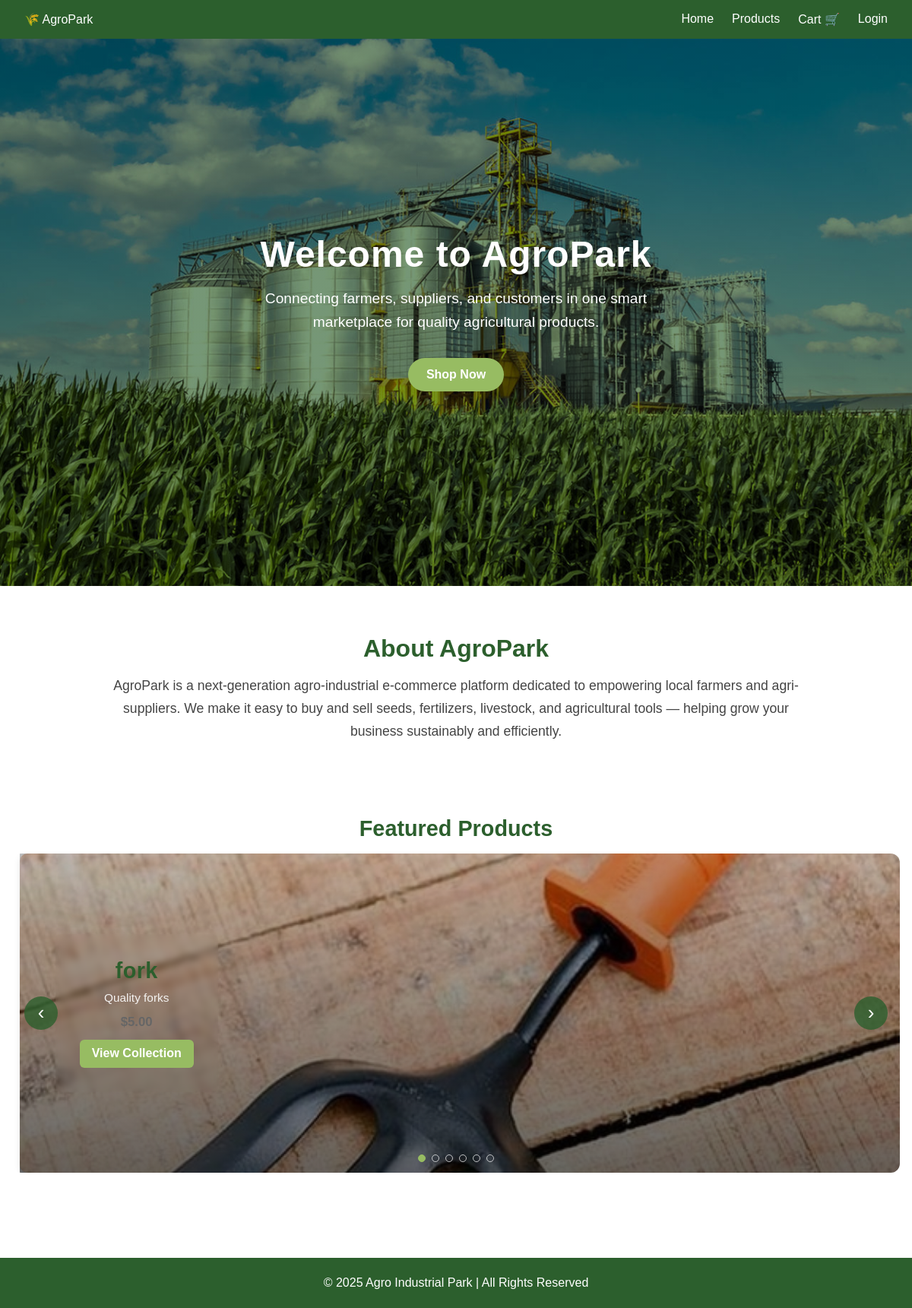
The page / on the database its author committed.
### tables this page shows
CREATE TABLE `products` (
  `id` int(11) NOT NULL,
  `name` varchar(100) DEFAULT NULL,
  `category` varchar(50) DEFAULT NULL,
  `price` decimal(10,2) DEFAULT NULL,
  `image` varchar(255) DEFAULT NULL,
  `description` text DEFAULT NULL
);

### index.php (the view, shortened to what this page needs)
<!DOCTYPE html>
<html lang="en">
<head>
  <link rel="stylesheet" href="assets/css/style.css" />
</head>
<body>
  <header>
    <nav class="navbar">
      <div class="logo">🌾 AgroPark</div>
      <ul class="nav-links">
        <li><a href="index.php" class="active">Home</a></li>
        <li><a href="products.php">Products</a></li>
        <li><a href="cart.php">Cart 🛒</a></li>
        <li><a href="login.php">Login</a></li>
      </ul>
    </nav>
  </header>
  <section class="hero">
    <h1>Welcome to AgroPark</h1>
    <p>Connecting farmers, suppliers, and customers in one smart marketplace for quality agricultural products.</p>
    <a href="products.php" class="btn">Shop Now</a>
  </section>
  <section class="about">
    <h2>About AgroPark</h2>
    <p>
      AgroPark is a next-generation agro-industrial e-commerce platform dedicated to empowering local farmers and agri-suppliers. We make it easy to buy and sell seeds, fertilizers, livestock, and agricultural tools — helping grow your business sustainably and efficiently.
    </p>
  </section>
<section class="featured-carousel">
  <h2>Featured Products</h2>
  <?php
  include 'db_connect.php';
  $res = $conn->query("SELECT id,name,price,image,description FROM products ORDER BY id DESC LIMIT 6");
  $slides = $res ? $res->fetch_all(MYSQLI_ASSOC) : [];
  $defaults = [
    'assets/SeedCo.webp',
    'assets/urea.jpg',
    'assets/yoghurt.webp',
    'assets/mashona.webp',
    'assets/hoe.webp',
    'assets/SeedCo.webp'
  ];
  ?>
  <div class="carousel-wrap" id="fadeCarousel">
    <div class="slides">
      <?php
      $i = 0;
      if (!empty($slides)) {
        foreach ($slides as $row) {
          $img = $row['image'] ?? '';
          $imgPath = '';
          if ($img && file_exists(__DIR__ . '/' . $img)) {
            $imgPath = $img;
          }
          elseif ($img && file_exists(__DIR__ . '/uploads/' . $img)) {
            $imgPath = 'uploads/' . $img;
          }
          elseif ($img && file_exists(__DIR__ . '/assets/' . $img)) {
            $imgPath = 'assets/' . $img;
          }
          else {
            $imgPath = $defaults[$i % count($defaults)];
          }
          $title = htmlspecialchars($row['name']);
          $price = number_format((float)$row['price'], 2);
          $desc = htmlspecialchars(strlen($row['description'])>120 ? substr($row['description'],0,120)."..." : $row['description']);
          echo "
            <div class='slide' data-index='{$i}' style='background-image:url(\"{$imgPath}\")'>
              <div class='overlay'>
                <div class='meta'>
                  <h3>{$title}</h3>
                  <p class='desc'>{$desc}</p>
                  <p class='price'>\${$price}</p>
                  <a class='btn' href='products.php'>View Collection</a>
                </div>
              </div>
            </div>
          ";
          $i++;
        }
      }
      ?>
    </div>
    <button class="cnav prev" id="carouselPrev" aria-label="Previous slide">‹</button>
    <button class="cnav next" id="carouselNext" aria-label="Next slide">›</button>
    <div class="dots" id="carouselDots">
      <?php for ($d=0;$d<$i;$d++): ?>
        <button class="dot" data-index="<?= $d ?>"></button>
      <?php endfor; ?>
    </div>
  </div>
</section>
  <footer>
    © 2025 Agro Industrial Park | All Rights Reserved
  </footer>
</body>
</html>

### assets/css/style.css (style rules this page uses)
* { margin: 0; padding: 0; box-sizing: border-box; font-family: "Poppins", sans-serif; }
header { background: #2c5f2d; color: #fff; padding: 1rem 2rem; }
.navbar { display: flex; justify-content: space-between; align-items: center; }
.nav-links { list-style: none; display: flex; gap: 1.5rem; }
.nav-links a { color: white; text-decoration: none; font-weight: 500; }
.hero { text-align: center; padding: 5rem 2rem; background: url('field.jpg') center/cover no-repeat; color: #fff; background-blend-mode: multiply; background-color: rgba(0, 0, 0, 0.5); }
.hero h1 { font-size: 2.5rem; margin-bottom: 1rem; }
.btn { background: #97bc62; color: white; padding: 0.8rem 1.5rem; border-radius: 4px; text-decoration: none; font-weight: 600; }
footer { background: #2c5f2d; color: #fff; text-align: center; padding: 1rem; margin-top: 3rem; margin-botton:5px; }

### rows shown on the page
products: image (picture), name "fork", description "Quality forks", price "5.00"
